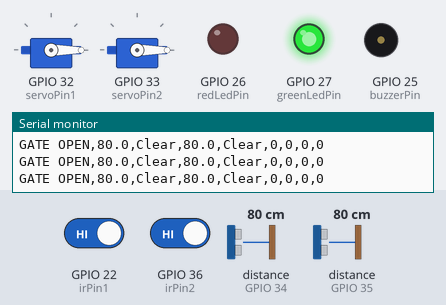
This sketch was run on a simulated ESP32. Shown: 2 × servo, output pins drawn as LEDs (lit = HIGH), buzzer (waves = sounding, pin HIGH), the last lines printed to the serial monitor. Wiring (inferred from the names in the program): 2 × ultrasonic range finder: trigger GPIO 5, echo GPIO 34 / trigger GPIO 19, echo GPIO 35. The inputs (shaded band) are chosen by the test bench; at power-on: distance to the obstacle (sensors on GPIO 34, GPIO 35) 80 cm, GPIO 22 (irPin1) HIGH, GPIO 36 (irPin2) HIGH. The echo pulse lasts 58.3 µs per cm; nothing arrives over Bluetooth unless stated; pins used as bus, display or sensor lines are not drawn.

Above: at 1.2 s.
1.3 s: distance to the obstacle (sensor on GPIO 34) set to 12 cm
2.8 s: distance to the obstacle (sensor on GPIO 34) set to 9 cm
At 3.3 s:
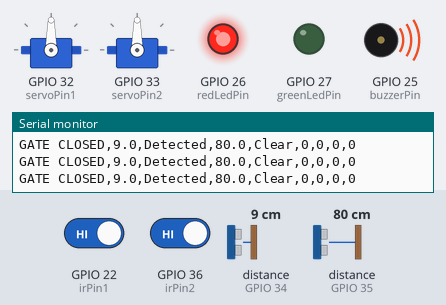
4.3 s: distance to the obstacle (sensor on GPIO 35) set to 12 cm
5.8 s: distance to the obstacle (sensor on GPIO 35) set to 9 cm
Timing chart, 0 to 8.7 s (numbered marks = the images above; inputs shaded):
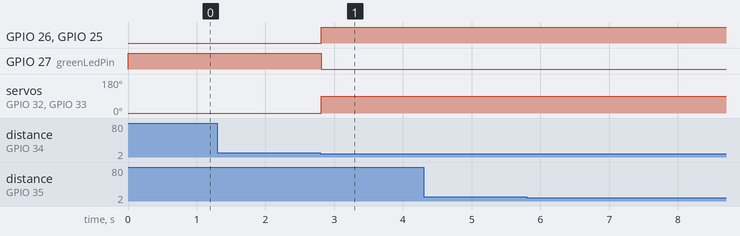

The sketch:

smart_railway_gate.ino
```cpp
/*
  ============================================================================
   Smart Railway Gate System
   Design and Implementation of an Intelligent Autonomous Railway Crossing
   Safety Framework with Multi-Sensor Redundancy

   Board   : ESP32-WROOM-32
   Author  : Md. Imran Hossain Emon
   Course  : EEE 3100 - Electronics Shop Practice, Dept. of EEE, RUET

   Description
   -----------
   Four heterogeneous sensors (2x HC-SR04 ultrasonic, 2x IR) watch the left
   and right approaches of a level crossing. A 3-out-of-4 majority voting
   algorithm with a 1000 ms temporal confirmation window detects and latches
   individual sensor faults without ever leaving the crossing unprotected.
   Live telemetry (distances, detection states, gate position, fault flags)
   streams over Bluetooth Serial at 5 Hz (200 ms) to a companion mobile app.
  ============================================================================
*/

#include <BluetoothSerial.h>
#include <ESP32Servo.h>

#if !defined(CONFIG_BT_ENABLED) || !defined(CONFIG_BLUEDROID_ENABLED)
#error Bluetooth is not enabled! Enable it in "Tools -> Partition Scheme".
#endif

// ---------------------------------------------------------------------------
// Pin Map
// ---------------------------------------------------------------------------
const uint8_t trigPin1 = 5;    // Left  ultrasonic - trigger
const uint8_t trigPin2 = 19;   // Right ultrasonic - trigger
const uint8_t echoPin1 = 34;   // Left  ultrasonic - echo (input-only, safe)
const uint8_t echoPin2 = 35;   // Right ultrasonic - echo (input-only, safe)

const uint8_t irPin1   = 22;   // Left  IR sensor (digital)
const uint8_t irPin2   = 36;   // Right IR sensor (digital, input-only)

const uint8_t servoPin1 = 32;  // Left  barrier servo
const uint8_t servoPin2 = 33;  // Right barrier servo

const uint8_t buzzerPin  = 25; // Piezo buzzer
const uint8_t redLedPin  = 26; // Danger / gate-closed indicator
const uint8_t greenLedPin= 27; // Safe   / gate-open indicator

// ---------------------------------------------------------------------------
// System Parameters (from Table I of the project report)
// ---------------------------------------------------------------------------
const float    DISTANCE_THRESHOLD_CM = 10.0;   // Ultrasonic trigger distance
const uint32_t FAULT_CONFIRM_MS      = 1000;   // Fault latch confirmation window
const uint32_t TX_INTERVAL_MS        = 200;    // Telemetry interval  -> 5 Hz
const uint32_t PULSE_TIMEOUT_US      = 30000;  // pulseIn() upper bound
const uint32_t LOOP_DELAY_MS         = 20;     // Main loop tick

const uint8_t GATE_OPEN_ANGLE   = 0;
const uint8_t GATE_CLOSED_ANGLE = 90;

// ---------------------------------------------------------------------------
// Globals
// ---------------------------------------------------------------------------
BluetoothSerial SerialBT;
Servo gateServoL, gateServoR;

// Sensor indices: 0 = US1(left US), 1 = IR1(left IR), 2 = US2(right US), 3 = IR2(right IR)
bool     detected[4]     = {false, false, false, false};
bool     faultLatched[4] = {false, false, false, false};
uint32_t faultTimerStart[4] = {0, 0, 0, 0};
bool     faultTimerRunning[4] = {false, false, false, false};

float distanceL = -1, distanceR = -1;

uint32_t lastTelemetry = 0;
uint32_t lastLoop      = 0;

// ---------------------------------------------------------------------------
// Helpers
// ---------------------------------------------------------------------------
float readUltrasonicCM(uint8_t trigPin, uint8_t echoPin) {
  digitalWrite(trigPin, LOW);
  delayMicroseconds(2);
  digitalWrite(trigPin, HIGH);
  delayMicroseconds(10);
  digitalWrite(trigPin, LOW);

  long duration = pulseIn(echoPin, HIGH, PULSE_TIMEOUT_US);
  if (duration == 0) return -1.0;             // timed out -> no echo
  return (duration * 0.0343) / 2.0;           // speed of sound -> cm
}

bool readIR(uint8_t pin) {
  // Most IR obstacle modules pull LOW when an object/train is detected
  return digitalRead(pin) == LOW;
}

// ---------------------------------------------------------------------------
// Setup
// ---------------------------------------------------------------------------
void setup() {
  Serial.begin(115200);
  SerialBT.begin("SmartRailwayGate");

  pinMode(trigPin1, OUTPUT);
  pinMode(trigPin2, OUTPUT);
  pinMode(echoPin1, INPUT);
  pinMode(echoPin2, INPUT);
  pinMode(irPin1, INPUT);
  pinMode(irPin2, INPUT);

  pinMode(buzzerPin, OUTPUT);
  pinMode(redLedPin, OUTPUT);
  pinMode(greenLedPin, OUTPUT);

  gateServoL.attach(servoPin1);
  gateServoR.attach(servoPin2);
  gateServoL.write(GATE_OPEN_ANGLE);
  gateServoR.write(GATE_OPEN_ANGLE);

  digitalWrite(redLedPin, LOW);
  digitalWrite(greenLedPin, HIGH);
  digitalWrite(buzzerPin, LOW);

  Serial.println("Smart Railway Gate System - Initialized");
}

// ---------------------------------------------------------------------------
// Main Loop
// ---------------------------------------------------------------------------
void loop() {
  if (millis() - lastLoop < LOOP_DELAY_MS) return;
  lastLoop = millis();

  // 1) Read all four sensors -------------------------------------------------
  distanceL = readUltrasonicCM(trigPin1, echoPin1);
  distanceR = readUltrasonicCM(trigPin2, echoPin2);

  detected[0] = (distanceL > 0 && distanceL <= DISTANCE_THRESHOLD_CM); // US1 - left
  detected[1] = readIR(irPin1);                                       // IR1 - left
  detected[2] = (distanceR > 0 && distanceR <= DISTANCE_THRESHOLD_CM); // US2 - right
  detected[3] = readIR(irPin2);                                       // IR2 - right

  int detectionCount = detected[0] + detected[1] + detected[2] + detected[3];

  // 2) Fault-free reset --------------------------------------------------
  if (detectionCount == 0) {
    for (int i = 0; i < 4; i++) {
      faultLatched[i] = false;
      faultTimerRunning[i] = false;
    }
  } else {
    // 3) 3-out-of-4 majority voting with 1000 ms confirmation window ----
    for (int i = 0; i < 4; i++) {
      if (detectionCount == 3 && !detected[i]) {
        if (!faultTimerRunning[i]) {
          faultTimerRunning[i] = true;
          faultTimerStart[i] = millis();
        } else if (millis() - faultTimerStart[i] >= FAULT_CONFIRM_MS) {
          faultLatched[i] = true;   // permanently flag this node
        }
      } else {
        faultTimerRunning[i] = false; // condition no longer holds, reset timer
      }
    }
  }

  bool anyFault = faultLatched[0] || faultLatched[1] || faultLatched[2] || faultLatched[3];
  bool trainPresent = (detectionCount > 0) || anyFault;

  // 4) Actuate gate, LEDs, buzzer -----------------------------------------
  if (trainPresent) {
    gateServoL.write(GATE_CLOSED_ANGLE);
    gateServoR.write(GATE_CLOSED_ANGLE);
    digitalWrite(redLedPin, HIGH);
    digitalWrite(greenLedPin, LOW);
    digitalWrite(buzzerPin, HIGH);
  } else {
    gateServoL.write(GATE_OPEN_ANGLE);
    gateServoR.write(GATE_OPEN_ANGLE);
    digitalWrite(redLedPin, LOW);
    digitalWrite(greenLedPin, HIGH);
    digitalWrite(buzzerPin, LOW);
  }

  // 5) Telemetry over Bluetooth Serial @ 5 Hz ------------------------------
  if (millis() - lastTelemetry >= TX_INTERVAL_MS) {
    lastTelemetry = millis();
    sendTelemetry(trainPresent);
  }
}

// ---------------------------------------------------------------------------
// Telemetry packet: CSV string consumed by the MIT App Inventor app
// Format:
// GATE_STATUS,US_L,IR_L_state,US_R,IR_R_state,faultUSL,faultIRL,faultUSR,faultIRR
// ---------------------------------------------------------------------------
void sendTelemetry(bool trainPresent) {
  String packet = "";
  packet += trainPresent ? "GATE CLOSED" : "GATE OPEN";
  packet += ",";
  packet += (distanceL > 0 ? String(distanceL, 1) : "-1");
  packet += ",";
  packet += detected[0] ? "Detected" : "Clear";
  packet += ",";
  packet += (distanceR > 0 ? String(distanceR, 1) : "-1");
  packet += ",";
  packet += detected[2] ? "Detected" : "Clear";
  packet += ",";
  packet += faultLatched[0] ? "1" : "0";
  packet += ",";
  packet += faultLatched[1] ? "1" : "0";
  packet += ",";
  packet += faultLatched[2] ? "1" : "0";
  packet += ",";
  packet += faultLatched[3] ? "1" : "0";

  SerialBT.println(packet);
  Serial.println(packet);
}
```

Measured:
- the behaviour switches between 11 and 10 cm on distance to the obstacle (sensor on GPIO 34) (found by bisection; images 0 and 1)
- after the input at 2.8 s, GPIO 26 (redLedPin), GPIO 25 (buzzerPin): LOW → HIGH at once; GPIO 27 (greenLedPin): HIGH → LOW at once; servo on GPIO 32 (servoPin1), servo on GPIO 33 (servoPin2): 0° → 90° at once
